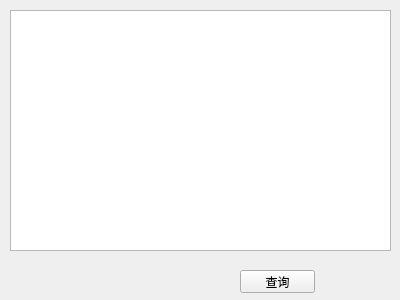
<?xml version="1.0" encoding="UTF-8"?>
<ui version="4.0">
 <class>Widget</class>
 <widget class="QWidget" name="Widget">
  <property name="geometry">
   <rect>
    <x>0</x>
    <y>0</y>
    <width>400</width>
    <height>300</height>
   </rect>
  </property>
  <property name="windowTitle">
   <string>Widget</string>
  </property>
  <widget class="QTableView" name="tableView">
   <property name="geometry">
    <rect>
     <x>10</x>
     <y>10</y>
     <width>381</width>
     <height>241</height>
    </rect>
   </property>
  </widget>
  <widget class="QPushButton" name="pushButton">
   <property name="geometry">
    <rect>
     <x>240</x>
     <y>270</y>
     <width>75</width>
     <height>23</height>
    </rect>
   </property>
   <property name="text">
    <string>查询</string>
   </property>
  </widget>
 </widget>
 <layoutdefault spacing="6" margin="11"/>
 <resources/>
 <connections/>
</ui>
